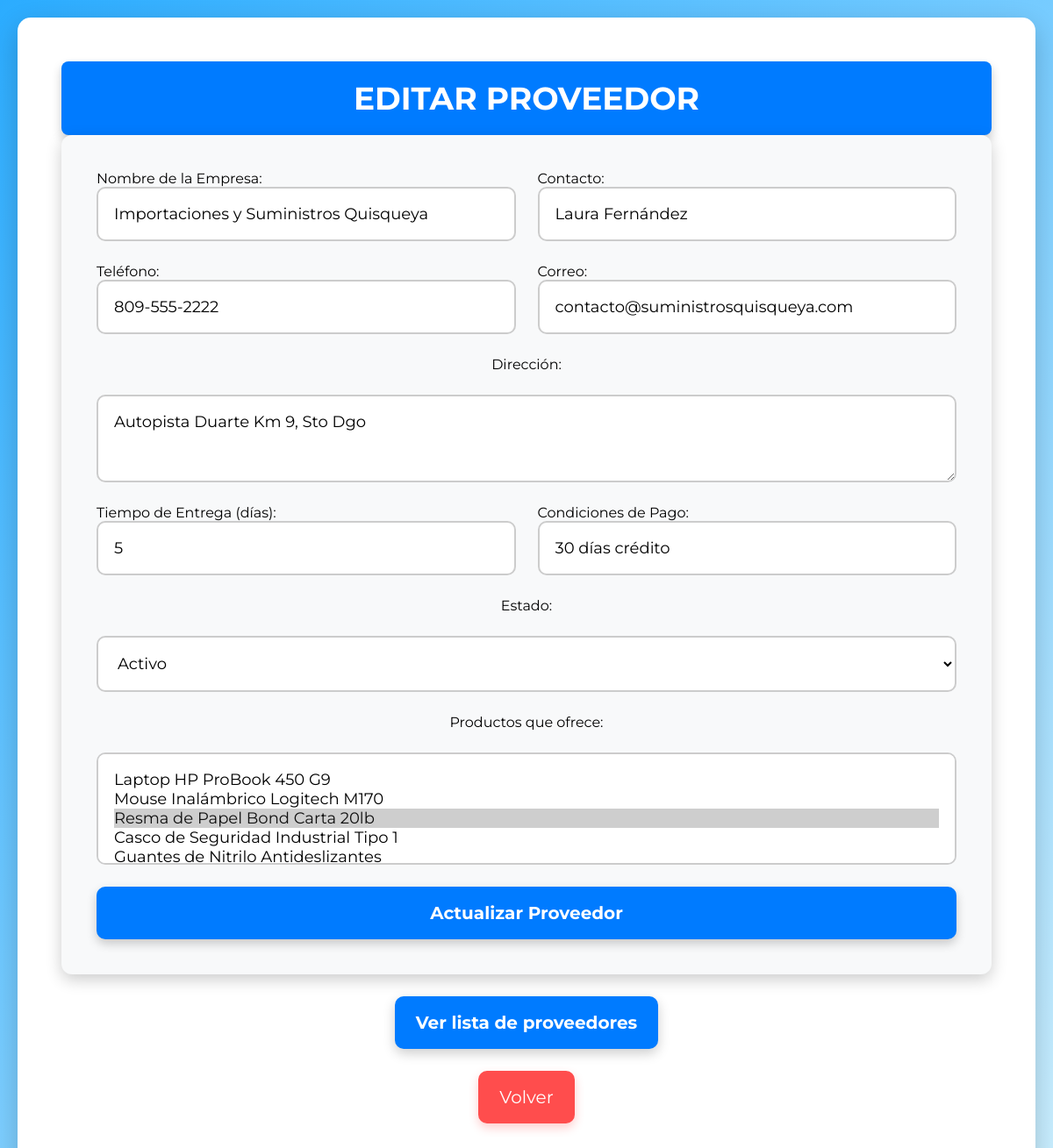
The page /Proveedores/editar.php?id=2 on the database its author committed.
### tables this page shows
CREATE TABLE `proveedores` (
  `id` int(11) NOT NULL AUTO_INCREMENT,
  `nombre_empresa` varchar(150) NOT NULL,
  `contacto` varchar(100) NOT NULL,
  `telefono` varchar(30) NOT NULL,
  `correo` varchar(100) NOT NULL,
  `direccion` text NOT NULL,
  `tiempo_entrega` int(11) NOT NULL DEFAULT 3,
  `condiciones_pago` varchar(100) NOT NULL,
  `estado` varchar(20) NOT NULL DEFAULT 'Activo',
  PRIMARY KEY (`id`)
);

### Proveedores/editar.php (the view, shortened to what this page needs)
<?php
include("../config/conexion.php");
$id = $_GET["id"];
$sql = "SELECT * FROM proveedores WHERE id = $id";
$result = $conn->query($sql);
$proveedor = $result->fetch_assoc();
$sql_productos = "SELECT id, nombre FROM productos";
$result_productos = $conn->query($sql_productos);
$sql_seleccionados = "SELECT producto_id FROM ProductosProveedor WHERE proveedor_id = $id";
$result_seleccionados = $conn->query($sql_seleccionados);
$productos_seleccionados = [];
while ($row = $result_seleccionados->fetch_assoc()) {
    $productos_seleccionados[] = $row['producto_id'];
}
?>
<!DOCTYPE html>
<html lang="es">
<head>
    <link rel="stylesheet" href="estiloss.css">
</head>
<body>
    <div class="container">
        <h2>Editar Proveedor</h2>
        <form action="actualizar.php" method="POST">
            <div class="form-row">
                <div class="form-group">
                    <label for="nombre_empresa">Nombre de la Empresa:</label>
                    <input type="text" name="nombre_empresa" id="nombre_empresa" value="<?php echo $proveedor['nombre_empresa']; ?>" required>
                </div>
                <div class="form-group">
                    <label for="contacto">Contacto:</label>
                    <input type="text" name="contacto" id="contacto" value="<?php echo $proveedor['contacto']; ?>" required>
                </div>
            </div>
            <div class="form-row">
                <div class="form-group">
                    <label for="telefono">Teléfono:</label>
                    <input type="text" name="telefono" id="telefono" value="<?php echo $proveedor['telefono']; ?>" required>
                </div>
                <div class="form-group">
                    <label for="correo">Correo:</label>
                    <input type="email" name="correo" id="correo" value="<?php echo $proveedor['correo']; ?>" required>
                </div>
            </div>
            <label for="direccion">Dirección:</label>
            <textarea name="direccion" id="direccion" required><?php echo $proveedor['direccion']; ?></textarea>
            <div class="form-row">
                <div class="form-group">
                    <label for="tiempo_entrega">Tiempo de Entrega (días):</label>
                    <input type="number" name="tiempo_entrega" id="tiempo_entrega" value="<?php echo $proveedor['tiempo_entrega']; ?>" required>
                </div>
                <div class="form-group">
                    <label for="condiciones_pago">Condiciones de Pago:</label>
                    <input type="text" name="condiciones_pago" id="condiciones_pago" value="<?php echo $proveedor['condiciones_pago']; ?>" required>
                </div>
            </div>
            <label for="estado">Estado:</label>
            <select name="estado" id="estado" required>
                <option value="Activo" <?php echo ($proveedor['estado'] == 'Activo') ? 'selected' : ''; ?>>Activo</option>
            </select>
            <label for="productos">Productos que ofrece:</label>
            <select name="productos[]" id="productos" multiple required>
                <?php while ($row = $result_productos->fetch_assoc()) {
                    $selected = in_array($row['id'], $productos_seleccionados) ? "selected" : "";
                    echo "<option value='{$row['id']}' $selected>{$row['nombre']}</option>";
                } ?>
            </select>
            <button type="submit">Actualizar Proveedor</button>
        </form>
        <div class="extra-links">
            <a href="listar.php" class="view-list-button">Ver lista de proveedores</a>
        </div>
        <div class="extra-links">
            <a href="index.php" class="back-button">Volver</a>
        </div>
    </div>
</body>
</html>

### Proveedores/estiloss.css (style rules this page uses)
* { margin: 0; padding: 0; box-sizing: border-box; font-family: 'Montserrat', sans-serif; }
body { background: linear-gradient(135deg, #2bacff, #cdf0ff); display: flex; flex-direction: column; align-items: center; justify-content: flex-start; min-height: 100vh; padding: 20px; }
.container { background: white; padding: 50px; border-radius: 15px; box-shadow: 0 10px 30px rgba(0, 0, 0, 0.2); width: 100%; max-width: 1300px; text-align: center; margin-bottom: 30px; animation: fadeIn 0.5s ease-in-out; position: relative; }
h2 { color: white; font-size: 36px; font-weight: bold; text-transform: uppercase; background: #007bff; padding: 20px; border-radius: 8px; width: 100%; text-align: center; display: block; box-shadow: 0px 6px 12px rgba(0, 0, 0, 0.2); }
form { display: flex; flex-direction: column; gap: 25px; padding: 40px; background: #f8f9fa; border-radius: 12px; box-shadow: 0px 6px 18px rgba(0, 0, 0, 0.2); transition: all 0.3s ease-in-out; }
.form-row { display: flex; gap: 25px; justify-content: space-between; }
.form-group { flex: 1; display: flex; flex-direction: column; text-align: left; }
input, textarea, select { width: 100%; padding: 18px; border: 2px solid #ccc; border-radius: 10px; font-size: 18px; transition: all 0.3s ease-in-out; background: #ffffff; }
textarea { min-height: 100px; }
button { background: #007bff; color: white; padding: 18px; border: none; border-radius: 10px; font-size: 20px; cursor: pointer; transition: all 0.3s ease; font-weight: bold; box-shadow: 0px 5px 12px rgba(0, 0, 0, 0.2); }
.back-button { display: inline-block; font-size: 20px; padding: 18px 24px; background: #ff4d4d; color: white; text-decoration: none; border-radius: 10px; transition: 0.3s; margin-top: 25px; box-shadow: 0px 5px 12px rgba(255, 0, 0, 0.2); }
.view-list-button { display: inline-block; font-size: 20px; padding: 18px 24px; background: #007bff; color: white; text-decoration: none; border-radius: 10px; transition: 0.3s; margin-top: 25px; font-weight: bold; box-shadow: 0px 5px 14px rgba(0, 0, 0, 0.2); }

### rows shown on the page
proveedores: nombre_empresa "Importaciones y Suministros Quisqueya", contacto "Laura Fernández", telefono "809-555-2222", correo "contacto@suministrosquisqueya.com", direccion "Autopista Duarte Km 9, Sto Dgo", tiempo_entrega "5", condiciones_pago "30 días crédito", estado "Activo"

### other values the page prints
form field value "Laptop HP ProBook 450 G9 / Mouse Inalámbrico Logitech M170 / Resma de Papel Bond Carta 20lb ☑ / Casco de Seguridad Industrial Tipo 1 / Guantes de Nitrilo Antideslizantes"
